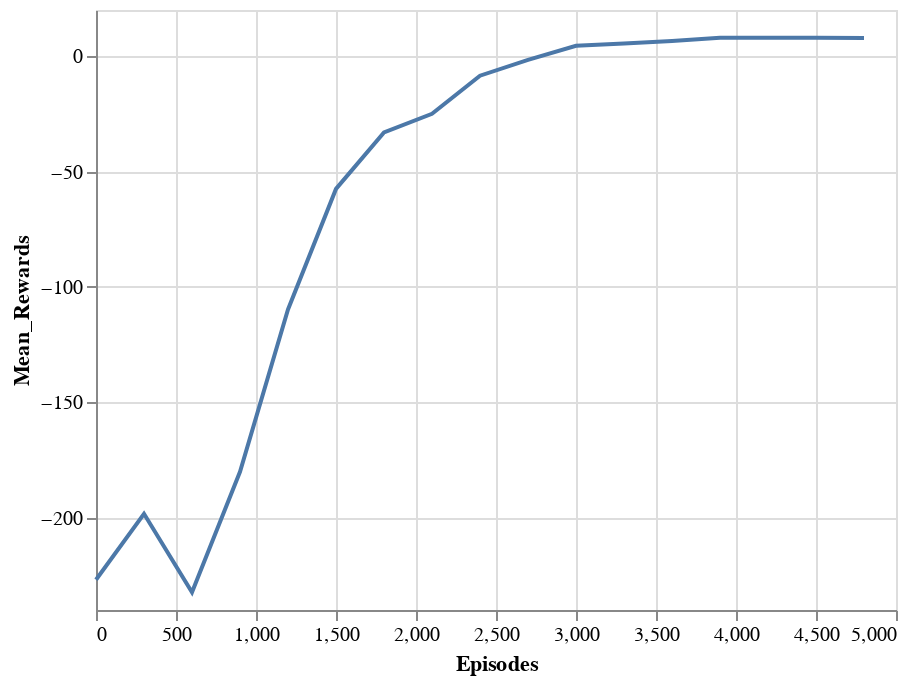

Notebook source saved alongside this figure:
### Code cell
alt.Chart(df_rewards).mark_line().encode(alt.X('Episodes'),alt.Y('Mean_Rewards'))

### Figure 1 — Vega-Lite specification as saved in the notebook (floating-point values rounded to 4 significant figures)
{"config": {"view": {"continuousWidth": 400, "continuousHeight": 300}}, "data": {"name": "data-0da5cfbe8a39effaf673caeb0eb9712a"}, "mark": "line", "encoding": {"x": {"type": "quantitative", "field": "Episodes"}, "y": {"type": "quantitative", "field": "Mean_Rewards"}}, "$schema": "https://vega.github.io/schema/vega-lite/v4.8.1.json", "datasets": {"data-0da5cfbe8a39effaf673caeb0eb9712a": [{"Episodes": 0, "Mean_Rewards": -226.9}, {"Episodes": 300, "Mean_Rewards": -198.3}, {"Episodes": 600, "Mean_Rewards": -232.3}, {"Episodes": 900, "Mean_Rewards": -180.1}, {"Episodes": 1200, "Mean_Rewards": -109.8}, {"Episodes": 1500, "Mean_Rewards": -57.53}, {"Episodes": 1800, "Mean_Rewards": -33.09}, {"Episodes": 2100, "Mean_Rewards": -24.97}, {"Episodes": 2400, "Mean_Rewards": -8.466}, {"Episodes": 2700, "Mean_Rewards": -1.606}, {"Episodes": 3000, "Mean_Rewards": 4.511}, {"Episodes": 3300, "Mean_Rewards": 5.451}, {"Episodes": 3600, "Mean_Rewards": 6.521}, {"Episodes": 3900, "Mean_Rewards": 7.959}, {"Episodes": 4200, "Mean_Rewards": 8.008}, {"Episodes": 4500, "Mean_Rewards": 7.972}, {"Episodes": 4800, "Mean_Rewards": 7.852}]}}
